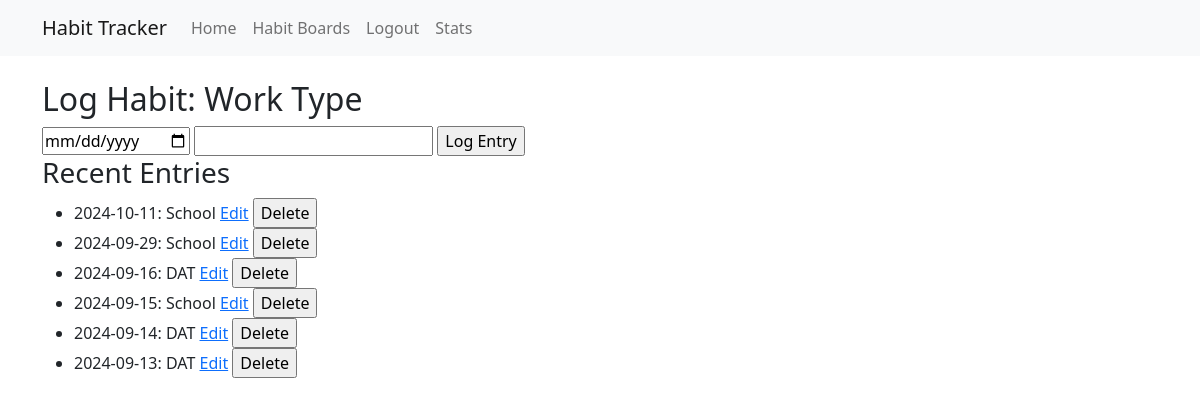
/habit/1/log (signed in), run on the app's committed database.
### tables this page shows
CREATE TABLE habits (
    id INTEGER PRIMARY KEY AUTOINCREMENT,
    user_id INTEGER NOT NULL,
    board_id INTEGER NOT NULL,
    name TEXT NOT NULL,
    description TEXT,
    frequency TEXT, -- can be NULL for batch habits
    variable_type TEXT NOT NULL CHECK(variable_type IN ('boolean', 'numeric', 'categorical')),
    created TIMESTAMP NOT NULL DEFAULT CURRENT_TIMESTAMP,
    FOREIGN KEY (user_id) REFERENCES users (id),
    FOREIGN KEY (board_id) REFERENCES habit_boards (id)
);

CREATE TABLE entries (
    id INTEGER PRIMARY KEY AUTOINCREMENT,
    habit_id INTEGER NOT NULL,
    date DATE NOT NULL,
    value TEXT NOT NULL,
    FOREIGN KEY (habit_id) REFERENCES habits (id)
);

### app.py (the view, shortened to what this page needs)
@app.route('/habit/<int:habit_id>/log', methods=['GET', 'POST'])
@login_required
def log_habit(habit_id):
    conn = get_db_connection()
    habit = conn.execute('SELECT * FROM habits WHERE id = ? AND user_id = ?',
                         (habit_id, session['user_id'])).fetchone()
    entries = conn.execute('SELECT * FROM entries WHERE habit_id = ? ORDER BY date DESC', (habit_id,)).fetchall()
    conn.close()
    return render_template('log_habit.html', habit=habit, entries=entries)

### app.py (called while the page is built)
def get_db_connection():
    conn = sqlite3.connect('habits.db')
    conn.row_factory = sqlite3.Row
    return conn

def login_required(f):
    @wraps(f)
    def decorated_function(*args, **kwargs):
        if 'user_id' not in session:
            return redirect(url_for('login'))
        return f(*args, **kwargs)
    return decorated_function

### templates/log_habit.html
{% extends "base.html" %}
{% block content %}
<h2>Log Habit: {{ habit['name'] }}</h2>
<form method="post">
    <input type="date" name="date" required>
    {% if habit['variable_type'] == 'boolean' %}
    <select name="value">
        <option value="1">Yes</option>
        <option value="0">No</option>
    </select>
    {% else %}
    <input type="number" name="value" required>
    {% endif %}
    <input type="submit" value="Log Entry">
</form>
<h3>Recent Entries</h3>
<ul>
{% for entry in entries %}
    <li>
        {{ entry['date'] }}: {{ entry['value'] }}
        <a href="{{ url_for('edit_entry', entry_id=entry['id']) }}">Edit</a>
        <form method="post" action="{{ url_for('delete_entry', entry_id=entry['id']) }}" style="display: inline;">
            <input type="submit" value="Delete">
        </form>
    </li>
{% endfor %}
</ul>
{% endblock %}

### data on the page
habits: name "Work Type"
entries: date "2024-10-11", value "School"
entries: date "2024-09-29", value "School"
entries: date "2024-09-16", value "DAT"
entries: date "2024-09-15", value "School"
entries: date "2024-09-14", value "DAT"
entries: date "2024-09-13", value "DAT"
